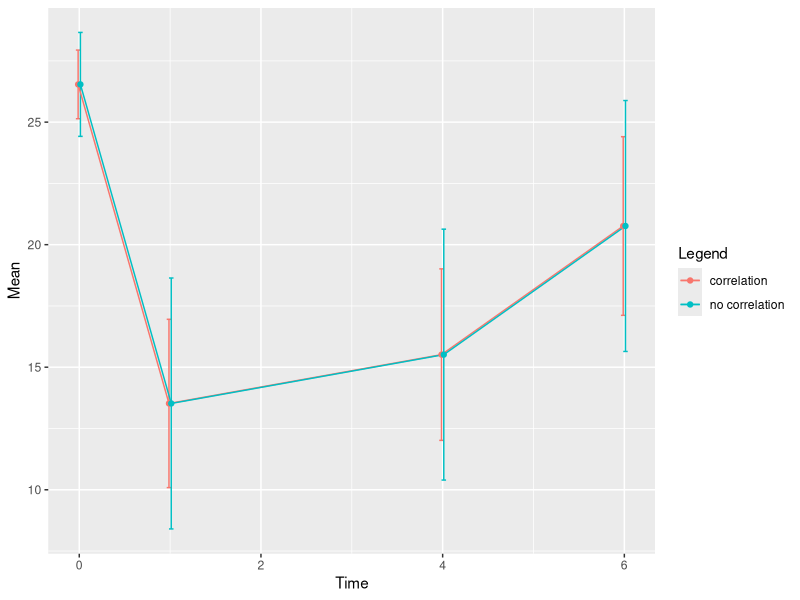

Write R code to recreate this figure.
## ---- chunk 1
knitr::opts_chunk$set(echo = FALSE)
## ---- chunk 2
lead <- read.table(file = "../data/lead.txt", header = FALSE)
names(lead) <- c("id", "baseline", paste("week", c(1,4,6), sep=""))
#summary(lead)
## ---- chunk 3
mean.y <- apply(lead[,2:5], 2, mean)
sd.y <- apply(lead[,2:5], 2, sd)
## ---- chunk 4
library(reshape2)
library(knitr)
lead.uni <- melt(lead, id.vars = c("id"), value.name = "y")
lead.uni <- lead.uni[c(1,3)]
lead.uni <- lead.uni[order(lead.uni$id),]
lead.uni$time <- rep(c(0,1,4,6))
lead.uni$time.cat <- rep(1:4)
rownames(lead.uni) <- seq(1:(nrow(lead.uni)))
kable(head(lead.uni))
## ---- chunk 5
library(nlme)
lead.cat <- gls(y~factor(time.cat),
correlation=corSymm(form= ~1 | id ),
weights=varIdent(form= ~1 | factor(time.cat)),
data=lead.uni)
summary(lead.cat)
## ---- chunk 6
covariance.matrix <- getVarCov(lead.cat)
print(covariance.matrix)
## ---- chunk 7
lead.cat.ml <- gls(y~factor(time.cat),
correlation=corSymm(form= ~1 | id),
weights=varIdent(form= ~1 | factor(time.cat)),
data=lead.uni, method = "ML")
summary(lead.cat.ml)
## ---- chunk 8
covariance.matrix.ml <- getVarCov(lead.cat.ml)
print(covariance.matrix.ml)
## ---- chunk 9
lead.cat.id.var <- gls(y~factor(time.cat),
correlation=corSymm(form= ~1 | id),
weights=varIdent(),
data=lead.uni)
print(getVarCov(lead.cat.id.var))
## ---- chunk 10
anova(lead.cat.id.var, lead.cat)
## ---- chunk 11
lead.cat.pow.var <- gls(y~factor(time.cat),
correlation=corSymm(form= ~1 | id),
weights=varPower(form = ~time+1),
data=lead.uni)
print(getVarCov(lead.cat.pow.var))
anova(lead.cat.pow.var, lead.cat)
## ---- chunk 12
lead.cat.pow.var2 <- gls(y~factor(time.cat),
correlation=corSymm(form= ~1 | id),
weights=varPower(form = ~time.cat),
data=lead.uni)
print(getVarCov(lead.cat.pow.var2))
anova(lead.cat.pow.var2, lead.cat)
## ---- chunk 13
lead.cat.exp.var <- gls(y~factor(time.cat),
correlation=corSymm(form= ~1 | id),
weights=varExp(form = ~time +1),
data=lead.uni)
print(getVarCov(lead.cat.exp.var))
anova(lead.cat.exp.var, lead.cat)
## ---- chunk 14
lead.cat.cor.comp <- gls(y~factor(time.cat),
correlation=corCompSymm(form= ~1 | id ),
weights=varIdent(form= ~1 | factor(time.cat)),
data=lead.uni)
print(getVarCov(lead.cat.cor.comp))
anova(lead.cat.cor.comp, lead.cat)
## ---- chunk 15
lead.cat.cor.exp <- gls(y~factor(time.cat),
correlation=corExp(form= ~1 | id ),
weights=varIdent(form= ~1 | factor(time.cat)),
data=lead.uni)
print(getVarCov(lead.cat.cor.exp))
anova(lead.cat.cor.exp, lead.cat)
## ---- chunk 16
lead.cat.cor.rat <- gls(y~factor(time.cat),
correlation=corRatio(form= ~1 | id ),
weights=varIdent(form= ~1 | factor(time.cat)),
data=lead.uni)
print(getVarCov(lead.cat.cor.rat))
anova(lead.cat.cor.rat, lead.cat)
## ---- chunk 17
intervs <- intervals(lead.cat)$coef
for(i in 2:4){
  intervs[i,] <- intervs[i,] + intervs[1,]
}
intervs <- as.data.frame(intervs)


lmod <- lm(y~factor(time.cat), data = lead.uni)
intervs_lm <- confint(lmod)
for(i in 2:4){
  intervs_lm[i,] <- intervs_lm[i,] + intervs_lm[1,]
}

intervs$type <- "correlation"
colnames(intervs) <- c("lower", "mean", "upper", "type")
intervs_lm <- as.data.frame(intervs_lm)
intervs_lm[,3] <- intervs[,2]
intervs_lm[,4] <- "no correlation"
intervs_lm <- intervs_lm[,c(1,3,2,4)]
colnames(intervs_lm) <- c("lower", "mean", "upper", "type")

## ---- chunk 18
library(ggplot2)
intervs_plot <- rbind(intervs, intervs_lm)
intervs_plot$time <- c(0,1,4,6)

pd <- position_dodge(0.05)
ggplot(intervs_plot, aes(x=intervs_plot$time, y=intervs_plot$mean, color = intervs_plot$type)) +
    geom_errorbar(aes(ymin=intervs_plot$lower, ymax=intervs_plot$upper), width=.1, position = pd) +
    geom_line(position = pd) +
    geom_point(position = pd)+
  labs(x="Time", y="Mean", colour="Legend")
## ---- chunk 19
anova(lead.cat, L=c(0,1,-1,0))
